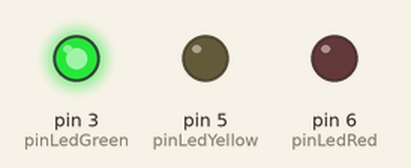
A sketch run on a simulated Arduino Uno, built with avr-gcc and run on an emulated ATmega328P. On the bench: output pins drawn as LEDs (lit = HIGH).

Above: at 2.5 s.
At 6.0 s:
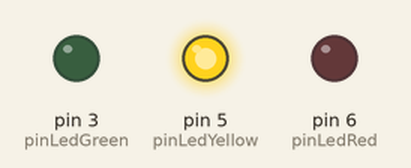
At 9.5 s:
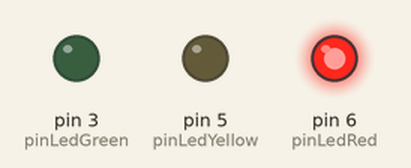
Timing chart, 0 to 15.6 s (numbered marks = the images above):
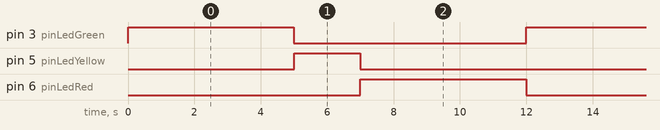

The sketch:

11.30.2019_-_Sem_foro.ino
```cpp
byte pinLedGreen = 3;
byte pinLedYellow = 5;
byte pinLedRed = 6;

void setup() {
 pinMode (pinLedGreen, OUTPUT);
 pinMode (pinLedYellow, OUTPUT);
 pinMode (pinLedRed, OUTPUT);
}

void loop() {
  analogWrite (pinLedGreen, 255);
  analogWrite (pinLedYellow, 0);
  analogWrite (pinLedRed, 0);
  delay(5000);
  analogWrite (pinLedGreen, 0);
  delay(1);
  analogWrite (pinLedYellow, 255);
  analogWrite (pinLedGreen, 0);
  analogWrite (pinLedRed, 0);
  delay(2000);
  analogWrite (pinLedYellow, 0);
  delay(1);
  analogWrite (pinLedRed, 255);
  analogWrite (pinLedGreen, 0);
  analogWrite (pinLedYellow, 0);
  delay(5000);
  analogWrite (pinLedRed, 0);
  delay(1);

}
```

Measured:
- by itself, pin 3 (pinLedGreen), pin 6 (pinLedRed): alternates HIGH for 5.0 s and LOW for 7.0 s
- by itself, pin 5 (pinLedYellow): alternates HIGH for 2.0 s and LOW for 10.0 s
- by itself, everything shown: repeats every 12.0 s, in 6 steps
